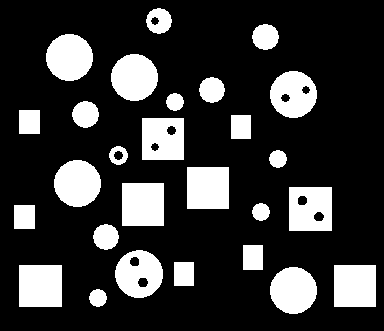
%> input picture DIP_2019_A4/objects.png, 384 x 331 px
$ octave q4_1.m   (GNU Octave 9; MATLAB toolbox functions it lacks are replaced by stand-ins)
%> lines starting %> are read from the running program, lines starting %| are printed output that depends on the picture; in (x1, y1, x2, y2) boxes, pixels count from 0 and x2, y2 are one past the last pixel; in counts of white or black regions, pixels touching at a corner belong together; the program's own positions count from 1
### a4_20171142/src/CCL.m
function [label_img, label_num] = CCL(img)
    [m, n] = size(img);
    temp = zeros(m, n);
%   temp stores the labels

    label = 1;
    ET = [];
%   ET stores the links

    for i = 2: m
        for j = 2: n
            if(img(i,j) == 1)
                up = temp(i-1,j);
                left = temp(i,j-1);

                if(up == 0 && left == 0)
                    temp(i,j) = label;
                    ET(label) = label;
                    label = label + 1;

                elseif(up == 0 || left == 0)
                    temp(i,j) = max(up,left);

                elseif(up == left)
                    temp(i,j) = up;

                else
                    if(up > left)
                        temp(i,j) = left;
                        ET(up) = findlabel(ET, left);
                    else
                        temp(i,j) = up;
                        ET(left) = findlabel(ET, up);
                    end
                end
            end
        end
    end

    count = [0];
    t = 1;
    for i = 1:m
        for j = 1: n
            if(temp(i,j) ~= 0)
                temp(i,j) = ET(temp(i,j));
                for r = 1:t
                    if count(r) == temp(i,j)
                        break;
                    else if r == t
                            t = t+1;
                            count(t) = temp(i,j);
                        end
                    end
                end
            end
        end
    end

    label_img = temp;
    label_num = t - 1;
end

### a4_20171142/src/q4_1.m
clear all;
clc;

I = imread("DIP_2019_A4/objects.png");
%> I is the input picture: size 331x384 uint8; 21.3% white; 27 white regions, largest, box (x1, y1, x2, y2) and area: (122, 183, 164, 226) 1806, (19, 265, 62, 307) 1806, (187, 167, 229, 209) 1764
[a,b] = size(I);
%> a = 331; b = 384

A1 = imbinarize(I);
A2 = imfill(A1, 'holes');
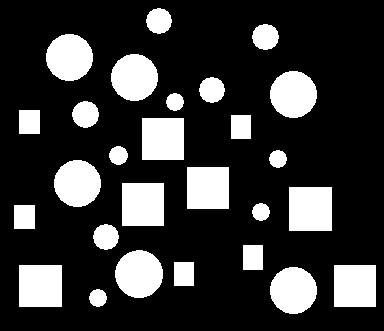
%> A2: size 331x384 logical; 21.7% white; 27 white regions, largest, box (x1, y1, x2, y2) and area: (289, 187, 332, 231) 1892, (122, 183, 164, 226) 1806, (19, 265, 62, 307) 1806

% Part1

[label_img1, k1] = CCL(A1);
%> after the loop in CCL, `for i = 2: m`:
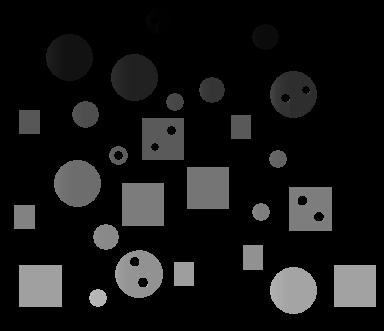
%> temp: size 331x384 double; min 0, max 186, mean 22.5
%> after the loop in CCL, `for i = 2: m`: ET = 186 values, max 181 at index 181, min 1 at index 1, mean 86.88; label = 187; left = 164
%> after the loop in CCL, `for i = 1:m`: temp: size 331x384 double; 4.43% of pixels changed, all inside (x1, y1, x2, y2) = (46, 9, 324, 313)
%> after the loop in CCL, `for i = 1:m`: count = 28 values from 0 to 181; t = 28
%> in CCL, `label_num = t - 1;`: label_num = 27
%> k1 = 27
[label_img2, k2] = CCL(A2);
%> after the loop in CCL (call 2), `for i = 2: m`: ET = 167 values, max 162 at index 162, min 1 at index 1, mean 78.5; label = 168; left = 147
%> after the loop in CCL (call 2), `for i = 1:m`:
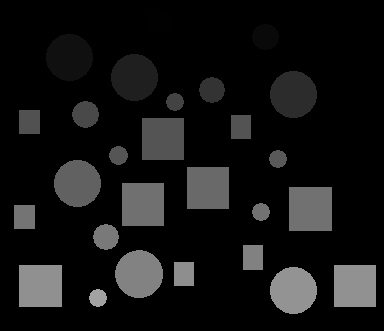
%> temp: size 331x384 double; min 0, max 162, mean 20.6
%> after the loop in CCL (call 2), `for i = 1:m`: count = 28 values from 0 to 162
%> k2 = 27

labels1 = unique(label_img1);
%> labels1 = 28 values from 0 to 181
labels2 = unique(label_img2);
%> labels2 = 28 values from 0 to 162

count1 = zeros(k1);
%> count1: size 27x27 double; every value is 0
count2 = zeros(k2);

for i=1:k1
    temp = label_img1 == labels1(i);
    count1(i) = sum(sum(temp));
end
%> this loop made 27 passes
%> pass 3, `temp = label_img1 == labels1(i);`:
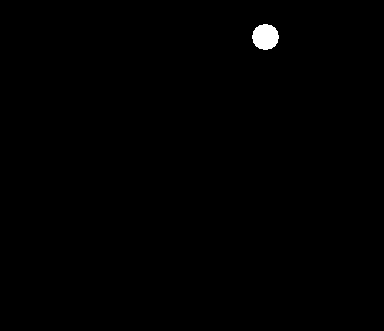
%> temp: size 331x384 logical; 0.43% white; 1 white region, box (x1, y1, x2, y2) and area: (252, 24, 279, 50) 542

for i=1:k2
    temp = label_img2 == labels2(i);
    count2(i) = sum(sum(temp));
end

holes_labels = [];
for i=1:k1
    if count1(i) < count2(i)
        holes_labels = [holes_labels, labels1(i)];
    end
end
%> this loop made 27 passes
%> holes_labels on passes 2, 6, 12, 13, 18, 23: 1, [1 46], [1 46 90], [1 46 90 93], [1 46 90 93 125], [1 46 90 93 125 146]

[~, a1] = size(holes_labels);
%> a1 = 6

I1 = zeros([a,b]);
for i=1:a1
    temp = label_img1 == holes_labels(i);
    I1 = I1 + temp;
end
%> this loop made 6 passes
%> pass 2, `I1 = I1 + temp;`:
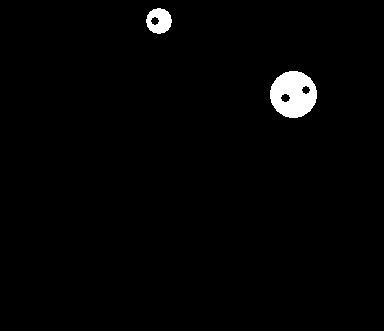
%> I1: size 331x384 double; values 0 (black) and 1 (white), 1.7% white; 2 white regions, box (x1, y1, x2, y2) and area: (270, 71, 317, 118) 1629, (146, 8, 172, 34) 472
%> pass 3, `temp = label_img1 == holes_labels(i);`:
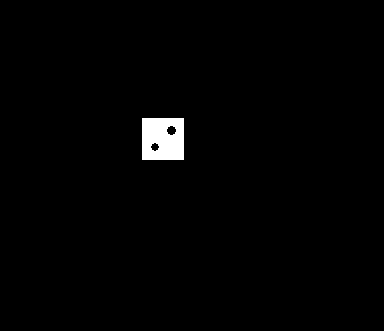
%> temp: size 331x384 logical; 1.3% white; 1 white region, box (x1, y1, x2, y2) and area: (142, 118, 184, 160) 1659
%> after the loop:
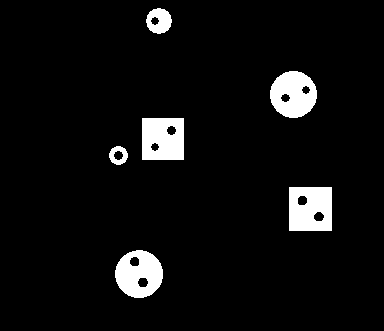
%> I1: size 331x384 double; values 0 (black) and 1 (white), 5.8% white; 6 white regions, box (x1, y1, x2, y2) and area: (289, 187, 332, 231) 1750, (142, 118, 184, 160) 1659, (115, 250, 163, 298) 1652, (270, 71, 317, 118) 1629, (146, 8, 172, 34) 472, (109, 146, 128, 165) 216

[~, count] = size(holes_labels);
%> count = 6

$ run again, with DIP_2019_A4/kidney.jpg saved as DIP_2019_A4/objects.png
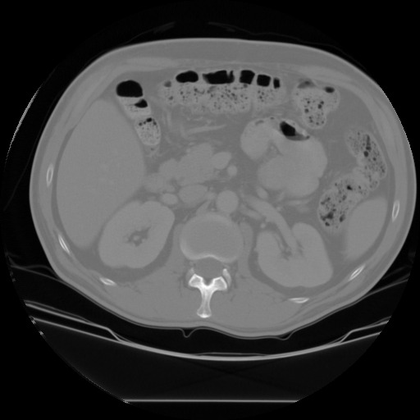
%> input picture DIP_2019_A4/kidney.jpg, 420 x 420 px, shrunk from 512 x 512 before the run
%> I is the input picture: size 420x420 uint8; min 0, max 255, mean 69.8
%> A1: size 420x420 logical; 53.8% white; 61 black regions (51 under 20 px), largest, box (x1, y1, x2, y2) and area: (0, 0, 420, 420) 79776, (116, 80, 143, 97) 366, (203, 70, 234, 84) 324
%> A2: size 420x420 logical; 54.8% white; 1 black region, box (x1, y1, x2, y2) and area: (0, 0, 420, 420) 79711
%> after the loop in CCL, `for i = 2: m`: ET = 238 values, max 237 at index 237, min 1 at index 1, mean 71.7; label = 239; left = 237
%> after the loop in CCL, `for i = 1:m`:
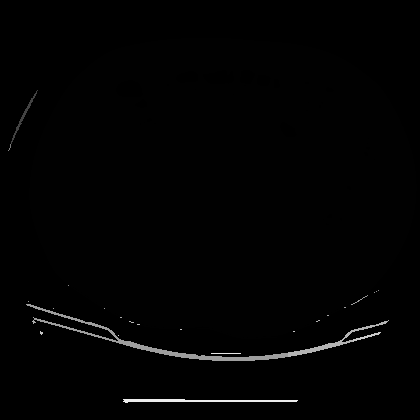
%> temp: size 420x420 double; min 0, max 237, mean 2.8
%> after the loop in CCL, `for i = 1:m`: count = 43 values from 0 to 237; t = 43
%> label_num = 42
%> k2 = 24
%> labels1 = 43 values from 0 to 237
%> labels2 = 25 values from 0 to 182
%> count2: size 24x24 double; every value is 0
%> the loop `for i=1:k1` made 42 passes
%> the loop `for i=1:k2` made 24 passes
%> pass 2, `temp = label_img2 == labels2(i);`:
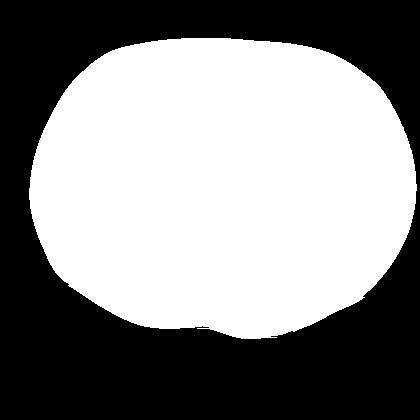
%> temp: size 420x420 logical; 53.5% white; 1 black region, box (x1, y1, x2, y2) and area: (0, 0, 420, 420) 81958
%> the loop `for i=1:k1` made 42 passes
%> holes_labels on passes 2, 12, 14, 17, 19, 22, 24: 1, [1 146], [1 146 149], [1 146 149 153], [1 146 149 153 156], [1 146 149 153 156 159], [1 146 149 153 156 159 162]
%> a1 = 7
%> the loop `for i=1:a1` made 7 passes
